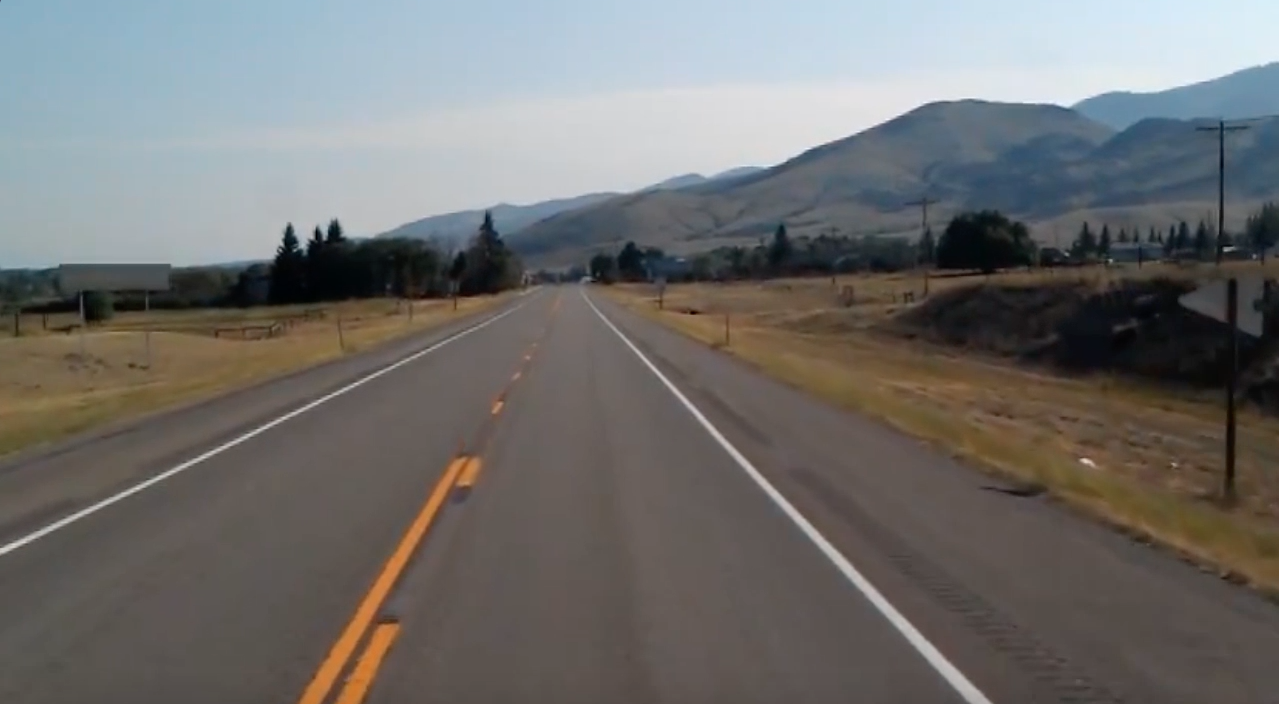
#> input picture test_image.jpg, 1279 x 704 px
$ jupyter execute --allow-errors 'Lane Lines.ipynb'
#> lines starting #> are read from the running program, lines starting #| are printed output that depends on the picture; after the words box and inside, x2 and y2 are one past the last pixel; in counts of white or black regions, pixels touching at a corner belong together
[cell 1]
import cv2
import numpy as np
import matplotlib.pyplot as plt

[cell 2]
img = cv2.imread('test_image.jpg')
#> img is the input picture: shape (704, 1279, 3); mean B, G, R 109.7, 111.3, 112.3
lane_img = np.copy(img)

[cell 3]
def canny(image):
    gray = cv2.cvtColor(image, cv2.COLOR_RGB2GRAY)
    blur = cv2.GaussianBlur(gray, (5,5), 0)
    canny = cv2.Canny(blur, 50, 150)
    return canny

[cell 4]
def reg_of_interest(image):
#    gray = cv2.cvtColor(image, cv2.COLOR_RGB2GRAY)
#    blur = cv2.GaussianBlur(gray, (5,5), 0)
#    canny = cv2.Canny(blur, 50, 150)


    height = image.shape[0]
    polygons = np.array([
        [(200,height),(1000,height),(500,250)]
    ])
    mask = np.zeros_like(image)
    cv2.fillPoly(mask, polygons, 255)


    masked_img = cv2.bitwise_and(image, mask)

    return masked_img

[cell 5]
def display_lines(image, lines):
    line_image = np.zeros_like(image)
    if lines is not None:
        for line in lines:
            x1, y1, x2, y2 = line.reshape(4)
            cv2.line(line_image, (x1, y1), (x2, y2), (255, 0, 0), 10)

[cell 6]
canny = canny(lane_img)
#> in canny, `gray = cv2.cvtColor(image, cv2.COLOR_RGB2GRAY)`:
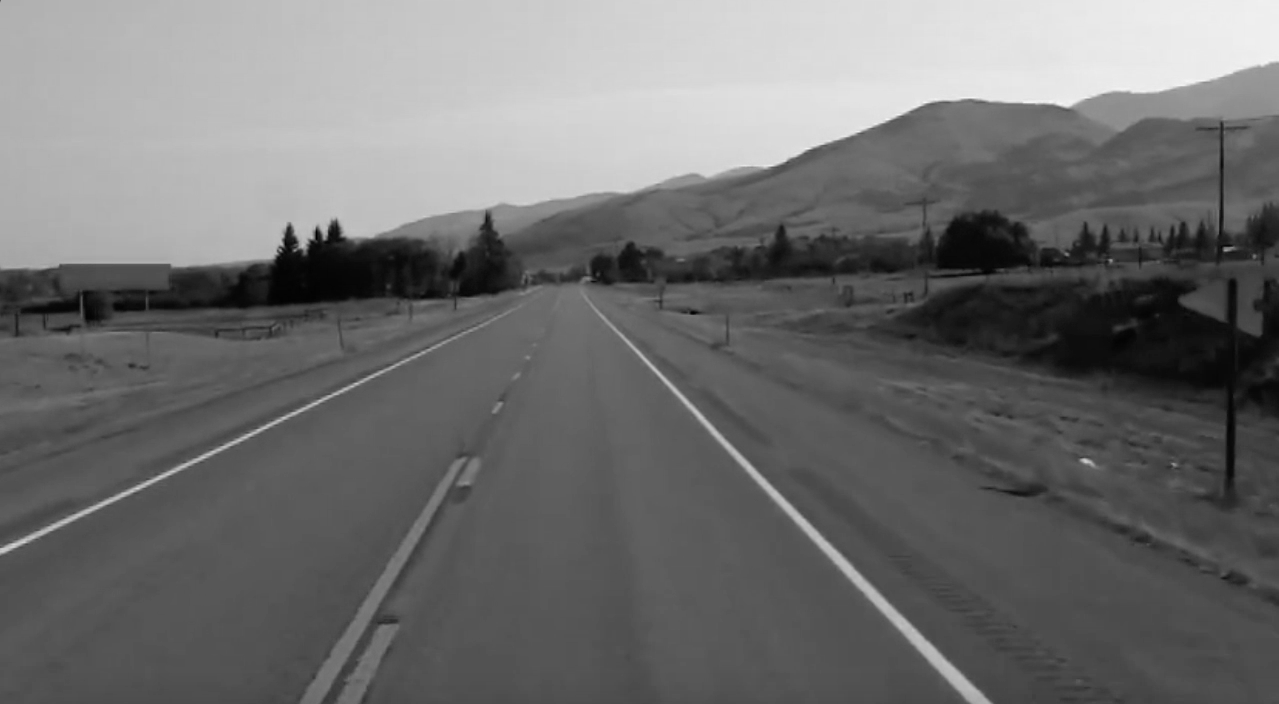
#> gray: shape (704, 1279); min 0, max 246, mean 110.9
#> in canny, `canny = cv2.Canny(blur, 50, 150)`:
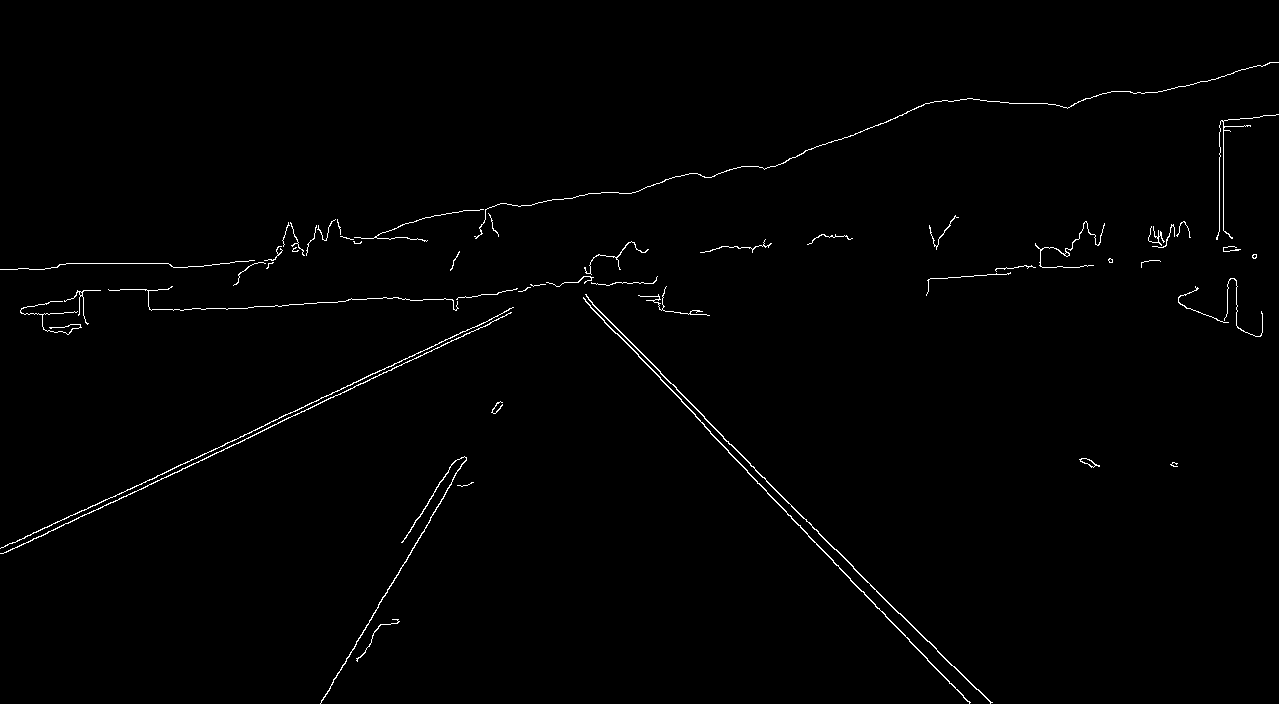
#> canny: shape (704, 1279); 0.91% white in thin lines or dots
cropped_image = reg_of_interest(canny)
#> in reg_of_interest, `cv2.fillPoly(mask, polygons, 255)`:
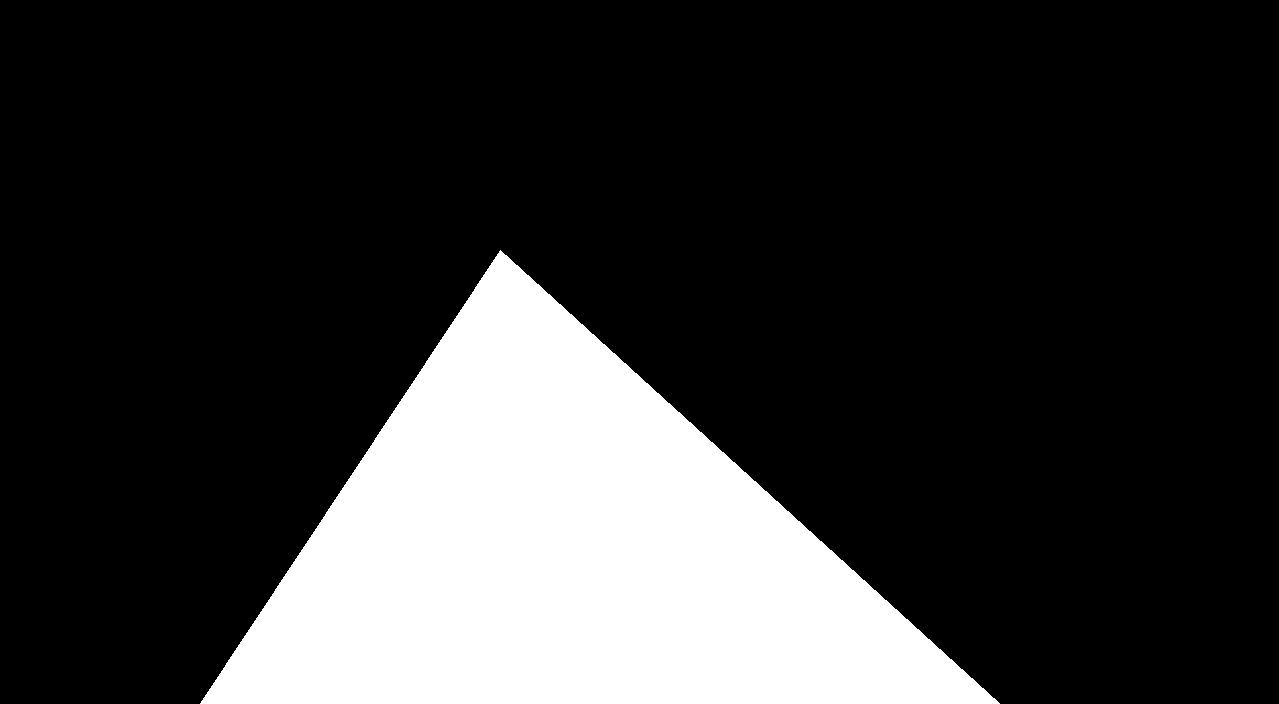
#> mask: shape (704, 1279); 20.2% white; 1 white region, box (x1, y1, x2, y2) and area: (200, 250, 1000, 704) 181850
#> in reg_of_interest, `masked_img = cv2.bitwise_and(image, mask)`:
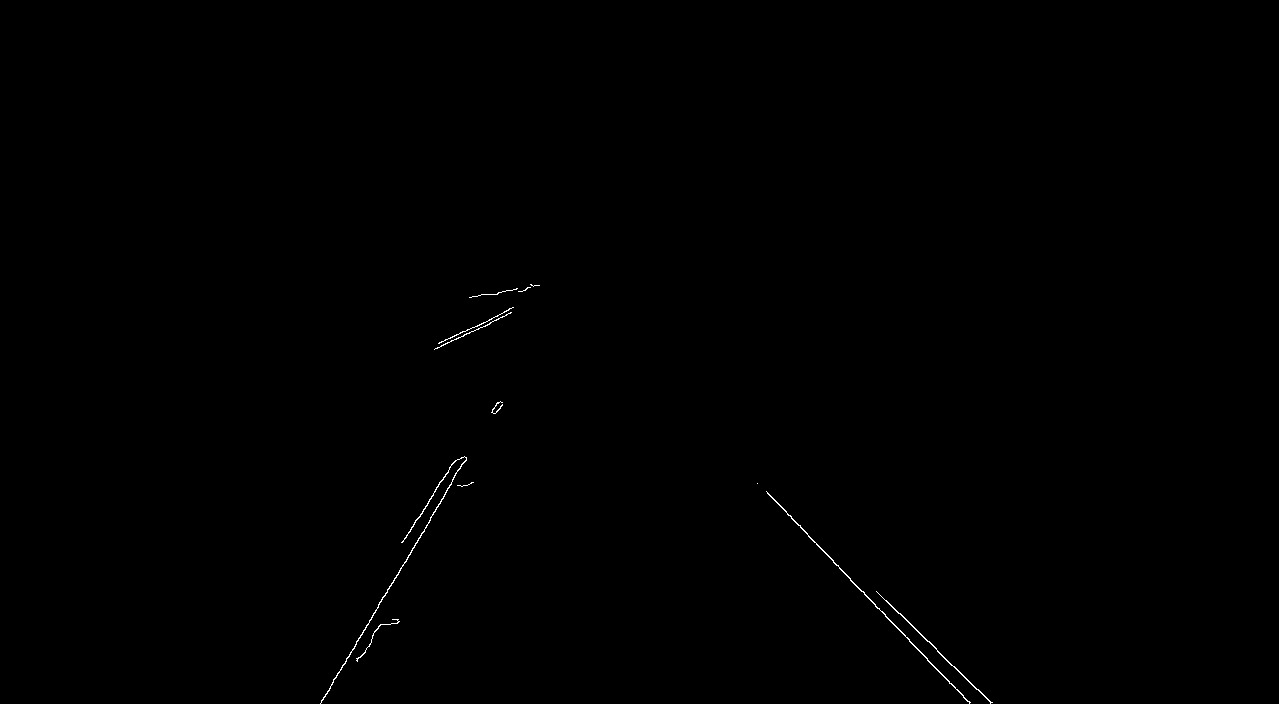
#> masked_img: shape (704, 1279); 0.17% white in thin lines or dots, all inside (x1, y1, x2, y2) = (320, 284, 993, 704)
lines = cv2.HoughLinesP(cropped_image, 2, np.pi/180, 100, np.array([]), minLineLength = 40, maxLineGap = 5)
#> lines = [[321, 701, 451, 484], [766, 491, 850, 578], [885, 616, 927, 658], [876, 591, 991, 702], [402, 542, 455, 460], [839, 568, 895, 625]]
line_image = display_lines(lane_img, lines)
#> the loop in display_lines, `for line in lines:` made 6 passes
#> (the rest of this cell did not finish here and is left out)
